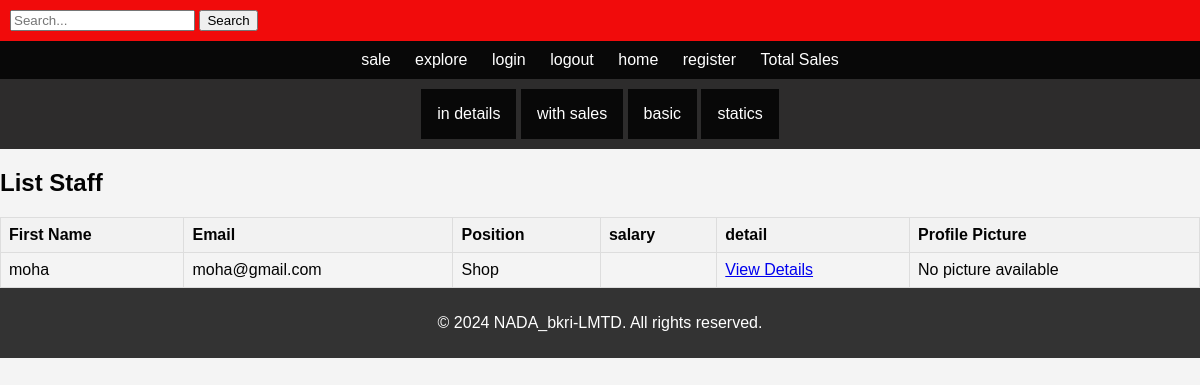
Screenshot of /list_staff/ with the database file from the repository.
### prd/models.py (models this page shows, shortened)
class Staff(models.Model):
    SHOP = 'Shop'
    STORE = 'Store'
    LOCATION_CHOICES = [
        (SHOP, 'Shop'),
        (STORE, 'Store'),
    ]
    user = models.OneToOneField(User, on_delete=models.CASCADE,null=True)
    first_name = models.CharField(max_length=255)
    last_name = models.CharField(max_length=255)
    email = models.EmailField(unique=True)
    salary = models.PositiveIntegerField(default=0)
    position = models.CharField(
        max_length=5,
        choices=LOCATION_CHOICES,
        default=SHOP,
    )
    phone_num = models.CharField(max_length=10, null=True)
    national_id = models.CharField(max_length=10, null=True, blank=True)
    profile_picture = models.ImageField(upload_to='staff_profile_pics/', blank=True, null=True)

### prd/views.py (the view)
# urls.py: path('list_staff/', list_staff, name='list_staff'),
def list_staff(request):
    salary = Salary.objects.all()
    staff_members = Staff.objects.all()
    return render(request, 'prd/staff_list.html', {'staff_members': staff_members,'salary':salary})

### prd/templates/prd/staff_list.html (shortened to what this page needs)
{% extends 'base.html' %}
{% block content %}
<h2>List Staff</h2>
<table>
    <thead>
        <tr>
            <th>First Name</th>
            <th>Email</th>
            <th>Position</th>
            <th>salary</th>
            <th>detail</th>
            <th>Profile Picture</th>
        </tr>
    </thead>
    <tbody>
        {% for staff_member in staff_members %}
            <tr>
                <td>{{ staff_member.first_name }}</td>
                <td>{{ staff_member.email }}</td>
                <td>{{ staff_member.position }}</td>
                <td>{{ staff_member.salary.basic_amount }}</td>
                <td><a href="{% url 'staff_detail' staff_id=staff_member.id %}">View Details</a></td>
                <td>
                    {% if staff.profile_picture %}
                        <img src="{{ staff.profile_picture.url }}">
                    {% else %}
                        No picture available
                    {% endif %}
                </td>
            </tr>
        {% endfor %}
    </tbody>
</table>
{% endblock %}

### prd/templates/base.html (style rules this page uses)
body { font-family: 'Franklin Gothic Medium', 'Arial Narrow', Arial, sans-serif; font-size: 16px; margin: 0; padding: 0; background-color: #f4f4f4; color: #030303; }

### prd/templates/prd/staff_list.html (style rules this page uses)
table { width: 100%; border-collapse: collapse; margin-top: 20px; }
th, td { border: 1px solid #ddd; padding: 8px; text-align: left; }
th { background-color: #f2f2f2; }

### rows the page displays
Staff: first_name "moha", email "moha@gmail.com", position "Shop"
